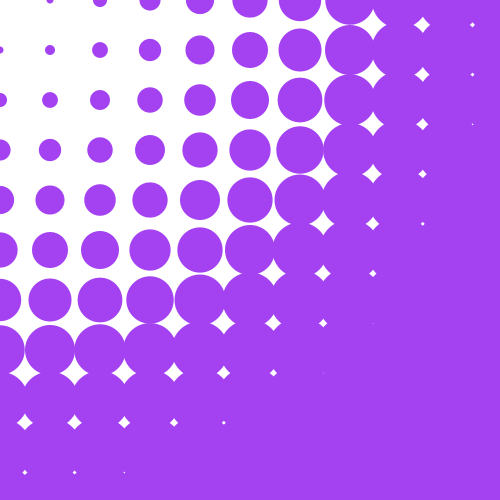
Frame 1 (no input)
Frame 60 (the mouse pressed at the canvas centre just before this capture): identical to frame 1, image omitted
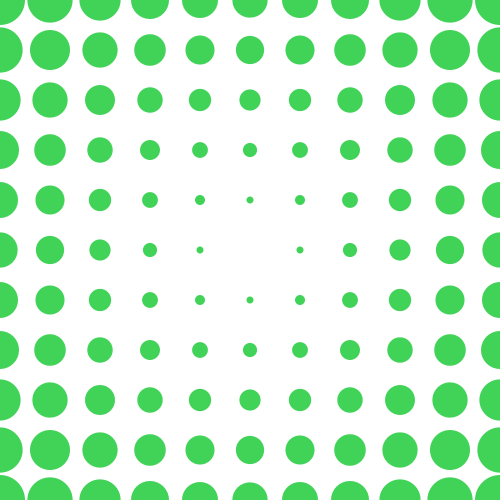
Frame 120 (the mouse held since frame 60 and released just before this capture)

The Processing sketch that drew these frames (run headless with seeded random() and noise(); from frame 60 on, the mouse is pressed at the canvas centre):

// Processing sketch: processing_7300
// ── processing_7300.pde

float maxDistance;
float gridScale = 50;
float circleScale = 100.0;
float colourInc = 0.05;

void setup()
{
  size(500,500);
  frameRate(24);
  smooth();
  noStroke();
  maxDistance = dist(0, 0, width, height);
}

//set initial colour values
float R = random(0, 255);
float G = random(0, 255);
float B = random(0, 255);

float newR = R;
float newG = G;
float newB = B;

void draw()
{
  //fade to the new colour selected on mouse click
  if(R != newR)
  {
    int diff = int(newR - R);
    R = R + (diff * colourInc);
  }
  
  if(G != newG)
  {
    int diff = int(newG - G);
    G = G + (diff * colourInc);
  }
  
  if(B != newB)
  {
    int diff = int(newB - B);
    B = B + (diff * colourInc);
  }
  
  //draw the background to clear the screen
  background(255);
  
  //draw the grid of circles
  for (int i = 0; i <= width; i += gridScale)
  {
    for (int j = 0; j <= height; j += gridScale)
    {
      float mouseDist = dist(mouseX, mouseY, i, j);
      float diameter = (mouseDist / maxDistance) * circleScale;
      
      //colour is current RGB values
      fill(R, G, B);
      ellipse(i, j, diameter, diameter);
    }
  }
}

//pick a new random colour on mouse click
void mousePressed()
{
  newR = random(0, 255);
  newG = random(0, 255);
  newB = random(0, 255);
};
